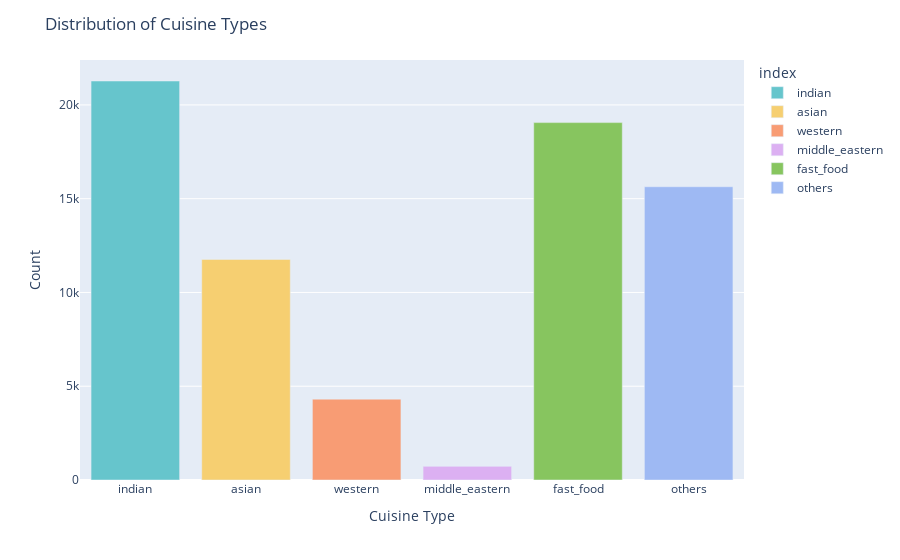

Notebook code for this chart:
### Code cell
fig = px.bar(data[['indian', 'asian', 'western', 'middle_eastern', 'fast_food', 'others']].sum().reset_index(),
             x='index', y=0, color='index', color_discrete_sequence=px.colors.qualitative.Pastel)

fig.update_layout(title='Distribution of Cuisine Types', xaxis_title='Cuisine Type', yaxis_title='Count')
fig.show()

### Figure 1 — Plotly figure (JSON) as saved in the notebook; plotly's stock layout.template omitted (floating-point values rounded to 4 significant figures)
{"data": [{"alignmentgroup": "True", "hovertemplate": "index=%{x}<br>0=%{y}<extra></extra>", "legendgroup": "indian", "marker": {"color": "rgb(102, 197, 204)", "pattern": {"shape": ""}}, "name": "indian", "offsetgroup": "indian", "orientation": "v", "showlegend": true, "textposition": "auto", "type": "bar", "x": ["indian"], "xaxis": "x", "y": [21275], "yaxis": "y"}, {"alignmentgroup": "True", "hovertemplate": "index=%{x}<br>0=%{y}<extra></extra>", "legendgroup": "asian", "marker": {"color": "rgb(246, 207, 113)", "pattern": {"shape": ""}}, "name": "asian", "offsetgroup": "asian", "orientation": "v", "showlegend": true, "textposition": "auto", "type": "bar", "x": ["asian"], "xaxis": "x", "y": [11760], "yaxis": "y"}, {"alignmentgroup": "True", "hovertemplate": "index=%{x}<br>0=%{y}<extra></extra>", "legendgroup": "western", "marker": {"color": "rgb(248, 156, 116)", "pattern": {"shape": ""}}, "name": "western", "offsetgroup": "western", "orientation": "v", "showlegend": true, "textposition": "auto", "type": "bar", "x": ["western"], "xaxis": "x", "y": [4312], "yaxis": "y"}, {"alignmentgroup": "True", "hovertemplate": "index=%{x}<br>0=%{y}<extra></extra>", "legendgroup": "middle_eastern", "marker": {"color": "rgb(220, 176, 242)", "pattern": {"shape": ""}}, "name": "middle_eastern", "offsetgroup": "middle_eastern", "orientation": "v", "showlegend": true, "textposition": "auto", "type": "bar", "x": ["middle_eastern"], "xaxis": "x", "y": [728], "yaxis": "y"}, {"alignmentgroup": "True", "hovertemplate": "index=%{x}<br>0=%{y}<extra></extra>", "legendgroup": "fast_food", "marker": {"color": "rgb(135, 197, 95)", "pattern": {"shape": ""}}, "name": "fast_food", "offsetgroup": "fast_food", "orientation": "v", "showlegend": true, "textposition": "auto", "type": "bar", "x": ["fast_food"], "xaxis": "x", "y": [19056], "yaxis": "y"}, {"alignmentgroup": "True", "hovertemplate": "index=%{x}<br>0=%{y}<extra></extra>", "legendgroup": "others", "marker": {"color": "rgb(158, 185, 243)", "pattern": {"shape": ""}}, "name": "others", "offsetgroup": "others", "orientation": "v", "showlegend": true, "textposition": "auto", "type": "bar", "x": ["others"], "xaxis": "x", "y": [15636], "yaxis": "y"}], "layout": {"barmode": "relative", "legend": {"title": {"text": "index"}, "tracegroupgap": 0}, "margin": {"t": 60}, "title": {"text": "Distribution of Cuisine Types"}, "xaxis": {"anchor": "y", "categoryarray": ["indian", "asian", "western", "middle_eastern", "fast_food", "others"], "categoryorder": "array", "domain": [0, 1], "title": {"text": "Cuisine Type"}}, "yaxis": {"anchor": "x", "domain": [0, 1], "title": {"text": "Count"}}}}
